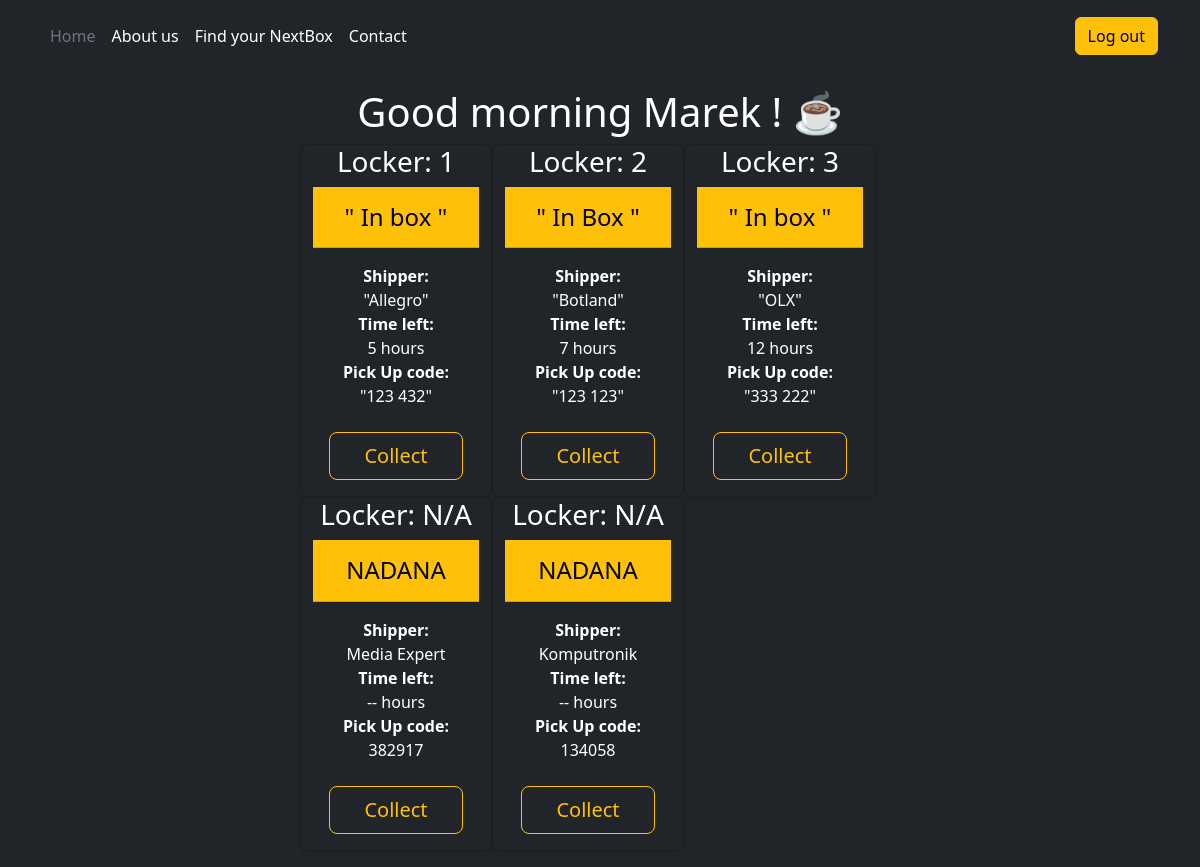
Screenshot of /client/panel.php (signed in) with the database file from the repository.
### tables this page shows
CREATE TABLE IF NOT EXISTS Paczki
(
    id_paczki      INT PRIMARY KEY UNIQUE AUTO_INCREMENT,
    nr_zamowienia  BIGINT                               UNIQUE NOT NULL,
    id_uzytkownika INT                                        NOT NULL,
    kod_odbioru    varchar(6)                               DEFAULT NULL,
    id_skrytki     INT,
    status         ENUM ('NADANA','W_PACZKOMACIE','ODEBRANA') NOT NULL,
    nadawca        VARCHAR(255),
    data_nadania   DATETIME NOT NULL ,
    data_odebrania DATETIME,
    FOREIGN KEY (id_uzytkownika) REFERENCES Uzytkownicy (id_uzytkownika),
    FOREIGN KEY (id_skrytki) REFERENCES Paczkomat (id_skrytki)

    )DEFAULT CHARSET=utf8mb4 COLLATE=utf8mb4_unicode_ci;

### client/panel.php (the view, shortened to what this page needs)
<?php
require_once "config.php";
$conn = @new mysqli($servername, $username, $password, $dbname);
?>
<html lang="pl">
<head>
    <link rel="stylesheet" href="style/panel.css">
    <link href="https://cdn.jsdelivr.net/npm/bootstrap@5.3.3/dist/css/bootstrap.min.css" rel="stylesheet">
</head>
<body class="bg-dark">
<header class="p-3 mb-3 text-bg-dark">
    <div class="container">
        <div class="d-flex flex-wrap align-items-center justify-content-center justify-content-lg-start">
            <ul class="nav col-12 col-lg-auto me-lg-auto mb-2 justify-content-evenly mb-md-0">
                <li><a href="index.php" class="nav-link px-2 text-secondary">Home</a></li>
                <li><a href="aboutus.php" class="nav-link px-2 text-white">About us</a></li>
                <li><a href="map.php" class="nav-link px-2 text-white">Find your NextBox</a></li>
                <li><a href="contact.php" class="nav-link px-2 text-white">Contact</a></li>
            </ul>
            <div class="text-end">
                <a class="btn btn-warning" href="logout.php">Log out</a>
            </div>
        </div>
    </div>
</header>
<h1 class="text-center text-white">Good morning <?php echo $_SESSION['imie'];?> ! ☕</h1>
<main class="d-flex justify-content-center align-items-center mx-auto">
    <div class="row w-50 main-box align-items-center">
        <div class="row row-cols-1 row-cols-md-3 mb-3 text-center" id="grid">
<div class=' col-xs-4 col-sm-4 col-md-4 cell gridstrap-cell-hidden card rounded-3 shadow-sm bg-dark text-white '>
                            <h3>Locker: 1</h3>
                            <div class='card-header py-3 bg-warning text-black'>
                                <h4 class='my-0 fw-normal'>" In box "</h4>
                            </div>
                            <div class='card-body'>
                                <ul class='list-unstyled mb-4'>
                                    <li class='fw-bold'>Shipper:</li>
                                    <li>"Allegro"</li>
                                    <li class='fw-bold'>Time left:</li>
                                    <li>5 hours</li>
                                    <li class='fw-bold'>Pick Up code:</li>
                                    <li>"123 432"</li>
                                </ul>
                                <button type='button'
                                        class='w-100 btn btn-lg btn-outline-warning'
                                        onclick='openLocker(1)'>
                                    Collect
                                </button>
                            </div>
                        </div>
            <div class=' col-xs-4 col-sm-4 col-md-4 cell gridstrap-cell-hidden card rounded-3 shadow-sm bg-dark text-white '>
                            <h3>Locker: 2</h3>
                            <div class='card-header py-3 bg-warning text-black'>
                                <h4 class='my-0 fw-normal'>" In Box "</h4>
                            </div>
                            <div class='card-body'>
                                <ul class='list-unstyled mb-4'>
                                    <li class='fw-bold'>Shipper:</li>
                                    <li>"Botland"</li>
                                    <li class='fw-bold'>Time left:</li>
                                    <li>7 hours</li>
                                    <li class='fw-bold'>Pick Up code:</li>
                                    <li>"123 123"</li>
                                </ul>
                                <button type='button'
                                        class='w-100 btn btn-lg btn-outline-warning'
                                        onclick='openLocker(2)'>
                                    Collect
                                </button>
                            </div>
                        </div>
            <div class=' col-xs-4 col-sm-4 col-md-4 cell gridstrap-cell-hidden card rounded-3 shadow-sm bg-dark text-white '>
                            <h3>Locker: 3</h3>
                            <div class='card-header py-3 bg-warning text-black'>
                                <h4 class='my-0 fw-normal'>" In box "</h4>
                            </div>
                            <div class='card-body'>
                                <ul class='list-unstyled mb-4'>
                                    <li class='fw-bold'>Shipper:</li>
                                    <li>"OLX"</li>
                                    <li class='fw-bold'>Time left:</li>
                                    <li>12 hours</li>
                                    <li class='fw-bold'>Pick Up code:</li>
                                    <li>"333 222"</li>
                                </ul>
                                <button type='button'
                                        class='w-100 btn btn-lg btn-outline-warning'
                                        onclick='openLocker(3)'>
                                    Collect
                                </button>
                            </div>
                        </div>
            <?php
            $sql = "SELECT * FROM Paczki WHERE id_uzytkownika = '$_SESSION[id_uzytkownika]' AND status != 'ODEBRANA'";
            $result = @$conn->query($sql);
            if ($result->num_rows > 0) {
                while ($row = $result->fetch_assoc()) {
                    $locker_id = $row['id_skrytki'] ?? 0;
                    echo "
                        <div class=' col-xs-4 col-sm-4 col-md-4 cell gridstrap-cell-hidden card rounded-3 shadow-sm bg-dark text-white '>
                            <h3>Locker: " . ($locker_id ?: 'N/A') . "</h3>
                            <div class='card-header py-3 bg-warning text-black'>
                                <h4 class='my-0 fw-normal'>" . $row['status'] . "</h4>
                            </div>
                            <div class='card-body'>
                                <ul class='list-unstyled mb-4'>
                                    <li class='fw-bold'>Shipper:</li>
                                    <li>" . $row['nadawca'] . "</li>
                                    <li class='fw-bold'>Time left:</li>
                                    <li>-- hours</li>
                                    <li class='fw-bold'>Pick Up code:</li>
                                    <li>" . $row['kod_odbioru'] . "</li>
                                </ul>
                                <button type='button'
                                        class='w-100 btn btn-lg btn-outline-warning'
                                        onclick='collectPackage(" . $row['id_paczki'] . ", " . $locker_id . ")'>
                                    Collect
                                </button>
                            </div>
                        </div>";
                }
                   }
            ?>
        </div>
    </div>
</main>
</body>
</html>

### client/style/panel.css (style rules this page uses)
body { color: #3c3c3c; font-family: "Montserrat",sans-serif; font-size: 1rem; font-weight: 400; line-height: 1.5; text-align: left; }
h1 { color: #333; margin-bottom: 10px; }
button { padding: 8px 14px; background: #ffc107; color: white; border: none; border-radius: 6px; cursor: pointer; transition: background-color 0.2s ease, transform 0.05s ease; }

### rows the page displays
paczki: id_skrytki "N/A", status "NADANA", nadawca "Media Expert", kod_odbioru "382917"
paczki: id_skrytki "N/A", status "NADANA", nadawca "Komputronik", kod_odbioru "134058"

### other values shown
$_SESSION['imie'] "Marek"
